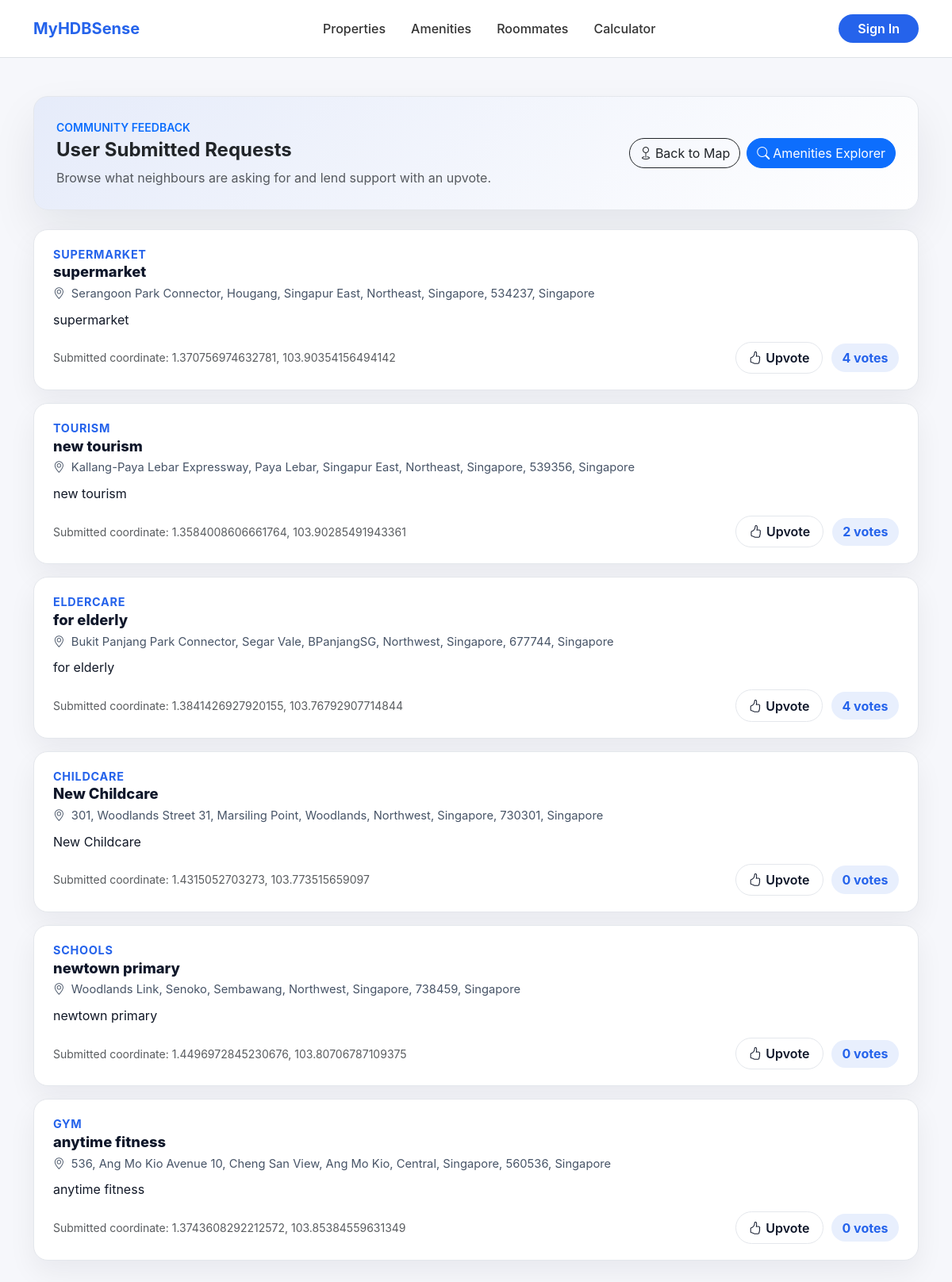
The page /map/results/ on the database its author committed.
### mappage/models.py (models this page shows, shortened)
class location(models.Model):
    latitude = models.FloatField()
    longitude = models.FloatField()
    address = models.CharField(max_length=500, blank=True, null=True)
    amenity = models.CharField(max_length=100)
    description = models.TextField()
    upvoteCount = models.IntegerField(default=0)

### mappage/views.py (the view)
# urls.py: path('results/', views.results_view, name='results'),
def results_view(request):
    result = location_controller.get_all_locations_for_display()
    return render(request, 'results.html', {'locations': result['locations']})

### mappage/services.py (called while the page is built)
    def get_all_locations(self) -> List[location]:
        return location.objects.all()

    def get_all_locations_for_display(self) -> Dict[str, Any]:
        locations = self.location_service.get_all_locations()
        return {
            'locations': locations,
            'count': len(locations)
        }

### mappage/templates/results.html (shortened to what this page needs)
{% load static %}
<!DOCTYPE html>
<html lang="en">
<head>
  <link href="https://cdn.jsdelivr.net/npm/bootstrap@5.3.3/dist/css/bootstrap.min.css" rel="stylesheet"/>
  <link href="https://cdn.jsdelivr.net/npm/bootstrap-icons@1.11.3/font/bootstrap-icons.css" rel="stylesheet"/>
</head>
<body>
  {% include "accounts/navbar.html" %}
  <main class="container py-4 py-md-5">
    <section class="hero-card mb-4">
      <div class="d-flex flex-column flex-lg-row align-items-lg-center justify-content-between gap-3">
        <div>
          <p class="text-uppercase fw-semibold text-primary small mb-1">Community feedback</p>
          <h1 class="h4 fw-bold mb-2">User Submitted Requests</h1>
          <p class="mb-0 text-muted">Browse what neighbours are asking for and lend support with an upvote.</p>
        </div>
        <div class="d-flex flex-wrap gap-2">
          <a href="{% url 'mappage' %}" class="btn btn-outline-dark rounded-pill"><i class="bi bi-geo me-1"></i>Back to Map</a>
          <a href="{% url 'amenities' %}" class="btn btn-primary rounded-pill"><i class="bi bi-search me-1"></i>Amenities Explorer</a>
        </div>
      </div>
    </section>
    {% if locations %}
      <section class="thread-stack">
        {% for loc in locations %}
          <article class="thread-card">
            <div class="thread-label">{{ loc.amenity|default:"Amenity"|upper }}</div>
            <h2 class="thread-title">{{ loc.description|truncatechars:120 }}</h2>
            <div class="thread-meta">
              <i class="bi bi-geo-alt me-1"></i>
              {{ loc.address|default:"Address not available" }}
            </div>
            {% if loc.description %}
              <p class="thread-content">{{ loc.description }}</p>
            {% endif %}
            <div class="thread-foot">
              <span class="text-muted small">Submitted coordinate: {{ loc.latitude }}, {{ loc.longitude }}</span>
              <form class="vote-form" action="{% url 'upvote_location' loc.id %}" method="POST">
                <button type="submit" class="vote-btn">
                  <i class="bi bi-hand-thumbs-up"></i>
                  Upvote
                </button>
                <span class="vote-count-badge"><span class="vote-count">{{ loc.upvoteCount }}</span> votes</span>
              </form>
            </div>
          </article>
        {% endfor %}
      </section>
    {% endif %}
  </main>
</body>
</html>

### mappage/templates/results.html (style rules this page uses)
:root { --brand:#2563eb; --ink:#0f172a; --muted:#475467; --border:#e4e7ec; --card:#ffffff; }
body { background:#f6f7fb; font-family:"Inter", "Segoe UI", system-ui, -apple-system, BlinkMacSystemFont, sans-serif; }
.hero-card { border:1px solid var(--border); border-radius:18px; padding:1.75rem; background:linear-gradient(135deg, rgba(37,99,235,.08), #fff); box-shadow:0 25px 55px rgba(15,23,42,.08); }
.thread-stack { display:flex;flex-direction:column;gap:1rem; }
.thread-card { border:1px solid var(--border); border-radius:18px; padding:1.25rem 1.5rem; background:var(--card); box-shadow:0 15px 35px rgba(15,23,42,.06); }
.thread-label { font-size:.9rem;font-weight:700;color:var(--brand);text-transform:uppercase;letter-spacing:.05em; }
.thread-title { font-weight:800;font-size:1.15rem;margin-bottom:.35rem;color:var(--ink); }
.thread-meta { color:var(--muted);font-size:.92rem; }
.thread-content { margin-top:.6rem;font-size:1rem;color:#111827; }
.thread-foot { margin-top:1rem; display:flex; flex-wrap:wrap; justify-content:space-between; align-items:center; gap:.75rem; }
.vote-form { display:flex;align-items:center;gap:.65rem; }
.vote-btn { border-radius:999px; border:1px solid var(--border); background:#fff; color:var(--ink); padding:.45rem 1rem; font-weight:600; display:inline-flex; align-items:center; gap:.35rem; transition:all .15s ease; }
.vote-count-badge { background:rgba(37,99,235,.1); color:var(--brand); font-weight:700; border-radius:999px; padding:.35rem .85rem; }

### rows shown on the page
location: amenity "SUPERMARKET", description "supermarket", address "Serangoon Park Connector, Hougang, Singapur East, Northeast, Singapore, 534237, Singapore", latitude "1.370756974632781", longitude "103.90354156494142", upvoteCount "4"
location: amenity "TOURISM", description "new tourism", address "Kallang-Paya Lebar Expressway, Paya Lebar, Singapur East, Northeast, Singapore, 539356, Singapore", latitude "1.3584008606661764", longitude "103.90285491943361", upvoteCount "2"
location: amenity "ELDERCARE", description "for elderly", address "Bukit Panjang Park Connector, Segar Vale, BPanjangSG, Northwest, Singapore, 677744, Singapore", latitude "1.3841426927920155", longitude "103.76792907714844", upvoteCount "4"
location: amenity "CHILDCARE", description "New Childcare", address "301, Woodlands Street 31, Marsiling Point, Woodlands, Northwest, Singapore, 730301, Singapore", latitude "1.4315052703273", longitude "103.773515659097", upvoteCount "0"
location: amenity "SCHOOLS", description "newtown primary", address "Woodlands Link, Senoko, Sembawang, Northwest, Singapore, 738459, Singapore", latitude "1.4496972845230676", longitude "103.80706787109375", upvoteCount "0"
location: amenity "GYM", description "anytime fitness", address "536, Ang Mo Kio Avenue 10, Cheng San View, Ang Mo Kio, Central, Singapore, 560536, Singapore", latitude "1.3743608292212572", longitude "103.85384559631349", upvoteCount "0"
